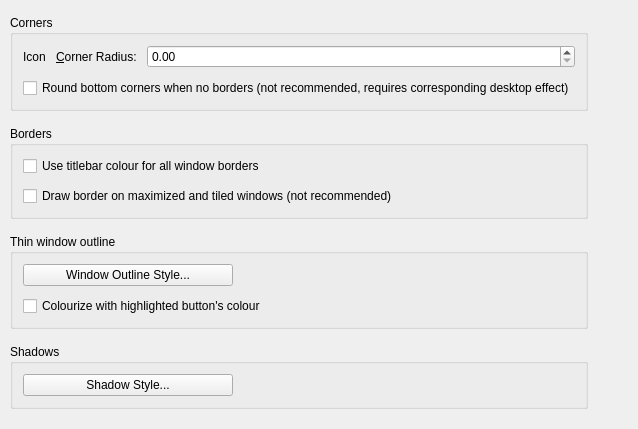
       <widget class="QWidget" name="tab_window">
        <attribute name="title">
         <string>&amp;Window</string>
        </attribute>
        <layout class="QGridLayout" name="gridLayout">
         <property name="leftMargin">
          <number>10</number>
         </property>
         <property name="topMargin">
          <number>10</number>
         </property>
         <property name="rightMargin">
          <number>10</number>
         </property>
         <property name="bottomMargin">
          <number>10</number>
         </property>
         <property name="spacing">
          <number>10</number>
         </property>
         <item row="7" column="2">
          <spacer name="horizontalSpacer_5">
           <property name="orientation">
            <enum>Qt::Orientation::Horizontal</enum>
           </property>
           <property name="sizeHint" stdset="0">
            <size>
             <width>40</width>
             <height>20</height>
            </size>
           </property>
          </spacer>
         </item>
         <item row="7" column="0" colspan="2">
          <widget class="QGroupBox" name="groupBox_5">
           <property name="title">
            <string>Shadows</string>
           </property>
           <layout class="QVBoxLayout" name="verticalLayout_2">
            <property name="spacing">
             <number>10</number>
            </property>
            <property name="leftMargin">
             <number>10</number>
            </property>
            <property name="topMargin">
             <number>10</number>
            </property>
            <property name="rightMargin">
             <number>10</number>
            </property>
            <property name="bottomMargin">
             <number>10</number>
            </property>
            <item>
             <widget class="QPushButton" name="shadowStyleButton">
              <property name="sizePolicy">
               <sizepolicy hsizetype="Fixed" vsizetype="Fixed">
                <horstretch>0</horstretch>
                <verstretch>0</verstretch>
               </sizepolicy>
              </property>
              <property name="minimumSize">
               <size>
                <width>210</width>
                <height>0</height>
               </size>
              </property>
              <property name="text">
               <string>Shadow Style...</string>
              </property>
              <property name="icon">
               <iconset theme="draw-brush"/>
              </property>
             </widget>
            </item>
           </layout>
          </widget>
         </item>
         <item row="3" column="0" colspan="2">
          <widget class="QGroupBox" name="borders_groupBox">
           <property name="title">
            <string>Borders</string>
           </property>
           <layout class="QGridLayout" name="gridLayout_4">
            <property name="leftMargin">
             <number>10</number>
            </property>
            <property name="topMargin">
             <number>10</number>
            </property>
            <property name="rightMargin">
             <number>10</number>
            </property>
            <property name="bottomMargin">
             <number>10</number>
            </property>
            <property name="spacing">
             <number>10</number>
            </property>
            <item row="0" column="0">
             <widget class="QCheckBox" name="useTitleBarColorForAllBorders">
              <property name="text">
               <string>Use titlebar colour for all window borders</string>
              </property>
             </widget>
            </item>
            <item row="1" column="0">
             <widget class="QCheckBox" name="drawBorderOnMaximizedWindows">
              <property name="toolTip">
               <string>&lt;html&gt;&lt;head/&gt;&lt;body&gt;&lt;p&gt;This setting will allow you to resize from window edges touching screen edges.&lt;/p&gt;&lt;/body&gt;&lt;/html&gt;</string>
              </property>
              <property name="text">
               <string>Draw border on maximized and tiled windows (not recommended)</string>
              </property>
             </widget>
            </item>
           </layout>
          </widget>
         </item>
         <item row="4" column="0">
          <spacer name="verticalSpacer_6">
           <property name="orientation">
            <enum>Qt::Orientation::Vertical</enum>
           </property>
           <property name="sizeType">
            <enum>QSizePolicy::Policy::Fixed</enum>
           </property>
           <property name="sizeHint" stdset="0">
            <size>
             <width>20</width>
             <height>5</height>
            </size>
           </property>
          </spacer>
         </item>
         <item row="8" column="0">
          <spacer name="verticalSpacer_3">
           <property name="orientation">
            <enum>Qt::Orientation::Vertical</enum>
           </property>
           <property name="sizeHint" stdset="0">
            <size>
             <width>20</width>
             <height>10</height>
            </size>
           </property>
          </spacer>
         </item>
         <item row="6" column="0">
          <spacer name="verticalSpacer">
           <property name="orientation">
            <enum>Qt::Orientation::Vertical</enum>
           </property>
           <property name="sizeType">
            <enum>QSizePolicy::Policy::Fixed</enum>
           </property>
           <property name="sizeHint" stdset="0">
            <size>
             <width>20</width>
             <height>5</height>
            </size>
           </property>
          </spacer>
         </item>
         <item row="0" column="0">
          <spacer name="verticalSpacer_11">
           <property name="orientation">
            <enum>Qt::Orientation::Vertical</enum>
           </property>
           <property name="sizeType">
            <enum>QSizePolicy::Policy::Preferred</enum>
           </property>
           <property name="sizeHint" stdset="0">
            <size>
             <width>20</width>
             <height>5</height>
            </size>
           </property>
          </spacer>
         </item>
         <item row="2" column="0">
          <spacer name="verticalSpacer_7">
           <property name="orientation">
            <enum>Qt::Orientation::Vertical</enum>
           </property>
           <property name="sizeType">
            <enum>QSizePolicy::Policy::Fixed</enum>
           </property>
           <property name="sizeHint" stdset="0">
            <size>
             <width>20</width>
             <height>5</height>
            </size>
           </property>
          </spacer>
         </item>
         <item row="1" column="0" colspan="2">
          <widget class="QGroupBox" name="Corners">
           <property name="title">
            <string>Corners</string>
           </property>
           <layout class="QVBoxLayout" name="verticalLayout_15">
            <property name="spacing">
             <number>10</number>
            </property>
            <property name="leftMargin">
             <number>10</number>
            </property>
            <property name="topMargin">
             <number>10</number>
            </property>
            <property name="rightMargin">
             <number>10</number>
            </property>
            <property name="bottomMargin">
             <number>10</number>
            </property>
            <item>
             <layout class="QFormLayout" name="formLayout_11">
              <item row="0" column="0">
               <layout class="QHBoxLayout" name="horizontalLayout_2">
                <item>
                 <widget class="QLabel" name="cornerRadiusIcon">
                  <property name="text">
                   <string>Icon</string>
                  </property>
                 </widget>
                </item>
                <item>
                 <widget class="QLabel" name="cornerRadiusLabel">
                  <property name="text">
                   <string>&amp;Corner Radius:</string>
                  </property>
                  <property name="buddy">
                   <cstring>cornerRadius</cstring>
                  </property>
                 </widget>
                </item>
               </layout>
              </item>
              <item row="0" column="1">
               <widget class="QDoubleSpinBox" name="cornerRadius">
                <property name="decimals">
                 <number>2</number>
                </property>
                <property name="maximum">
                 <double>24.000000000000000</double>
                </property>
                <property name="singleStep">
                 <double>0.100000000000000</double>
                </property>
               </widget>
              </item>
             </layout>
            </item>
            <item>
             <widget class="QCheckBox" name="roundBottomCornersWhenNoBorders">
              <property name="toolTip">
               <string>&lt;html&gt;&lt;head/&gt;&lt;body&gt;&lt;p&gt;Normally, you can round bottom corners by setting a border in the Window Decoration settings. &lt;/p&gt;&lt;p&gt;This option allows a 3rd party Desktop Effect (e.g. LightlyShaders) to round the bottom corners on a borderless window by clipping the window content.&lt;br/&gt;&lt;/p&gt;&lt;/body&gt;&lt;/html&gt;</string>
              </property>
              <property name="text">
               <string>Round bottom corners when no borders (not recommended, requires corresponding desktop effect)</string>
              </property>
             </widget>
            </item>
           </layout>
          </widget>
         </item>
         <item row="5" column="0" colspan="2">
          <widget class="QGroupBox" name="groupBox">
           <property name="minimumSize">
            <size>
             <width>0</width>
             <height>0</height>
            </size>
           </property>
           <property name="title">
            <string>Thin window outline</string>
           </property>
           <layout class="QVBoxLayout" name="verticalLayout">
            <property name="spacing">
             <number>10</number>
            </property>
            <property name="leftMargin">
             <number>10</number>
            </property>
            <property name="topMargin">
             <number>10</number>
            </property>
            <property name="rightMargin">
             <number>10</number>
            </property>
            <property name="bottomMargin">
             <number>10</number>
            </property>
            <item>
             <widget class="QPushButton" name="thinWindowOutlineStyleButton">
              <property name="sizePolicy">
               <sizepolicy hsizetype="Fixed" vsizetype="Fixed">
                <horstretch>0</horstretch>
                <verstretch>0</verstretch>
               </sizepolicy>
              </property>
              <property name="minimumSize">
               <size>
                <width>210</width>
                <height>0</height>
               </size>
              </property>
              <property name="text">
               <string>Window Outline Style...</string>
              </property>
              <property name="icon">
               <iconset theme="borderpainter"/>
              </property>
             </widget>
            </item>
            <item>
             <widget class="QCheckBox" name="colorizeThinWindowOutlineWithButton">
              <property name="text">
               <string>Colourize with highlighted button's colour</string>
              </property>
             </widget>
            </item>
           </layout>
          </widget>
         </item>
        </layout>
       </widget>
